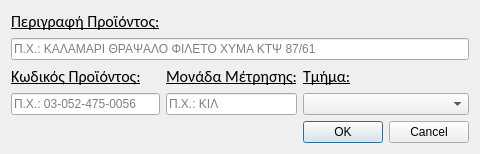
<?xml version="1.0" encoding="UTF-8"?>
<ui version="4.0">
 <class>DIalog</class>
 <widget class="QDialog" name="DIalog">
  <property name="geometry">
   <rect>
    <x>0</x>
    <y>0</y>
    <width>462</width>
    <height>143</height>
   </rect>
  </property>
  <property name="windowTitle">
   <string>Προσθήκη Νέου Προϊόντος</string>
  </property>
  <layout class="QGridLayout" name="gridLayout">
   <item row="5" column="1">
    <widget class="QLineEdit" name="unitInputBox">
     <property name="placeholderText">
      <string>Π.Χ.: ΚΙΛ</string>
     </property>
    </widget>
   </item>
   <item row="0" column="0">
    <widget class="QLabel" name="nameLabel">
     <property name="font">
      <font>
       <family>Calibri</family>
       <pointsize>12</pointsize>
       <underline>true</underline>
      </font>
     </property>
     <property name="text">
      <string>Περιγραφή Προϊόντος:</string>
     </property>
    </widget>
   </item>
   <item row="3" column="0">
    <widget class="QLabel" name="codeLabel">
     <property name="font">
      <font>
       <family>Calibri</family>
       <pointsize>12</pointsize>
       <underline>true</underline>
       <strikeout>false</strikeout>
      </font>
     </property>
     <property name="text">
      <string>Κωδικός Προϊόντος:</string>
     </property>
    </widget>
   </item>
   <item row="1" column="0" colspan="3">
    <widget class="QLineEdit" name="nameInputBox">
     <property name="placeholderText">
      <string>Π.Χ.: ΚΑΛΑΜΑΡΙ ΘΡΑΨΑΛΟ ΦΙΛΕΤΟ ΧΥΜΑ ΚΤΨ 87/61</string>
     </property>
    </widget>
   </item>
   <item row="5" column="0">
    <widget class="QLineEdit" name="codeInputBox">
     <property name="placeholderText">
      <string>Π.Χ.: 03-052-475-0056</string>
     </property>
    </widget>
   </item>
   <item row="5" column="2">
    <widget class="QComboBox" name="sectionSelector"/>
   </item>
   <item row="3" column="1">
    <widget class="QLabel" name="unitInputLabel">
     <property name="font">
      <font>
       <family>Calibri</family>
       <pointsize>12</pointsize>
       <underline>true</underline>
      </font>
     </property>
     <property name="text">
      <string>Μονάδα Μέτρησης:</string>
     </property>
    </widget>
   </item>
   <item row="6" column="2">
    <widget class="QDialogButtonBox" name="buttonBox">
     <property name="orientation">
      <enum>Qt::Horizontal</enum>
     </property>
     <property name="standardButtons">
      <set>QDialogButtonBox::Cancel|QDialogButtonBox::Ok</set>
     </property>
    </widget>
   </item>
   <item row="3" column="2">
    <widget class="QLabel" name="sectionLabel">
     <property name="font">
      <font>
       <family>Calibri</family>
       <pointsize>12</pointsize>
       <underline>true</underline>
      </font>
     </property>
     <property name="text">
      <string>Τμήμα:</string>
     </property>
    </widget>
   </item>
  </layout>
 </widget>
 <tabstops>
  <tabstop>nameInputBox</tabstop>
  <tabstop>codeInputBox</tabstop>
  <tabstop>unitInputBox</tabstop>
 </tabstops>
 <resources/>
 <connections>
  <connection>
   <sender>buttonBox</sender>
   <signal>accepted()</signal>
   <receiver>DIalog</receiver>
   <slot>accept()</slot>
   <hints>
    <hint type="sourcelabel">
     <x>248</x>
     <y>254</y>
    </hint>
    <hint type="destinationlabel">
     <x>157</x>
     <y>274</y>
    </hint>
   </hints>
  </connection>
  <connection>
   <sender>buttonBox</sender>
   <signal>rejected()</signal>
   <receiver>DIalog</receiver>
   <slot>reject()</slot>
   <hints>
    <hint type="sourcelabel">
     <x>316</x>
     <y>260</y>
    </hint>
    <hint type="destinationlabel">
     <x>286</x>
     <y>274</y>
    </hint>
   </hints>
  </connection>
 </connections>
</ui>
